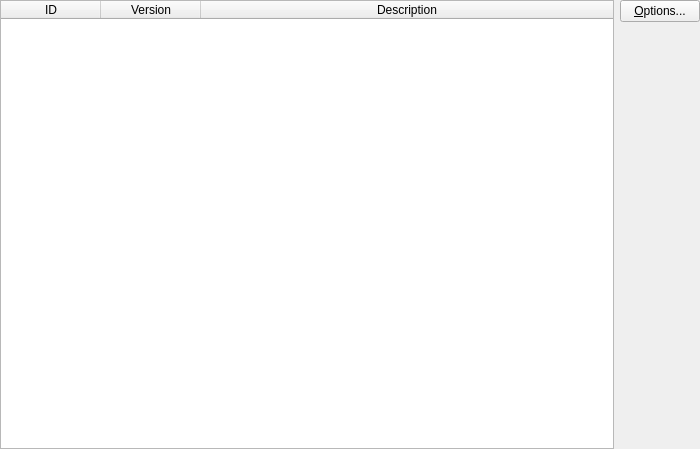
<?xml version="1.0" encoding="UTF-8"?>
<ui version="4.0">
 <class>pluginsConfigWidget</class>
 <widget class="QWidget" name="pluginsConfigWidget">
  <property name="geometry">
   <rect>
    <x>0</x>
    <y>0</y>
    <width>700</width>
    <height>449</height>
   </rect>
  </property>
  <property name="windowTitle">
   <string>Form</string>
  </property>
  <layout class="QHBoxLayout" name="horizontalLayout">
   <property name="margin">
    <number>0</number>
   </property>
   <item>
    <widget class="QTableWidget" name="pluginList">
     <property name="editTriggers">
      <set>QAbstractItemView::NoEditTriggers</set>
     </property>
     <property name="selectionMode">
      <enum>QAbstractItemView::SingleSelection</enum>
     </property>
     <property name="selectionBehavior">
      <enum>QAbstractItemView::SelectRows</enum>
     </property>
     <property name="showGrid">
      <bool>false</bool>
     </property>
     <property name="cornerButtonEnabled">
      <bool>false</bool>
     </property>
     <attribute name="horizontalHeaderVisible">
      <bool>true</bool>
     </attribute>
     <attribute name="horizontalHeaderStretchLastSection">
      <bool>true</bool>
     </attribute>
     <attribute name="verticalHeaderVisible">
      <bool>false</bool>
     </attribute>
     <attribute name="verticalHeaderStretchLastSection">
      <bool>false</bool>
     </attribute>
     <column>
      <property name="text">
       <string>ID</string>
      </property>
     </column>
     <column>
      <property name="text">
       <string>Version</string>
      </property>
     </column>
     <column>
      <property name="text">
       <string>Description</string>
      </property>
     </column>
    </widget>
   </item>
   <item>
    <layout class="QVBoxLayout" name="verticalLayout">
     <item>
      <widget class="QPushButton" name="optionsButton">
       <property name="text">
        <string>&amp;Options...</string>
       </property>
      </widget>
     </item>
     <item>
      <spacer name="verticalSpacer">
       <property name="orientation">
        <enum>Qt::Vertical</enum>
       </property>
       <property name="sizeHint" stdset="0">
        <size>
         <width>20</width>
         <height>40</height>
        </size>
       </property>
      </spacer>
     </item>
    </layout>
   </item>
  </layout>
 </widget>
 <resources/>
 <connections/>
</ui>
